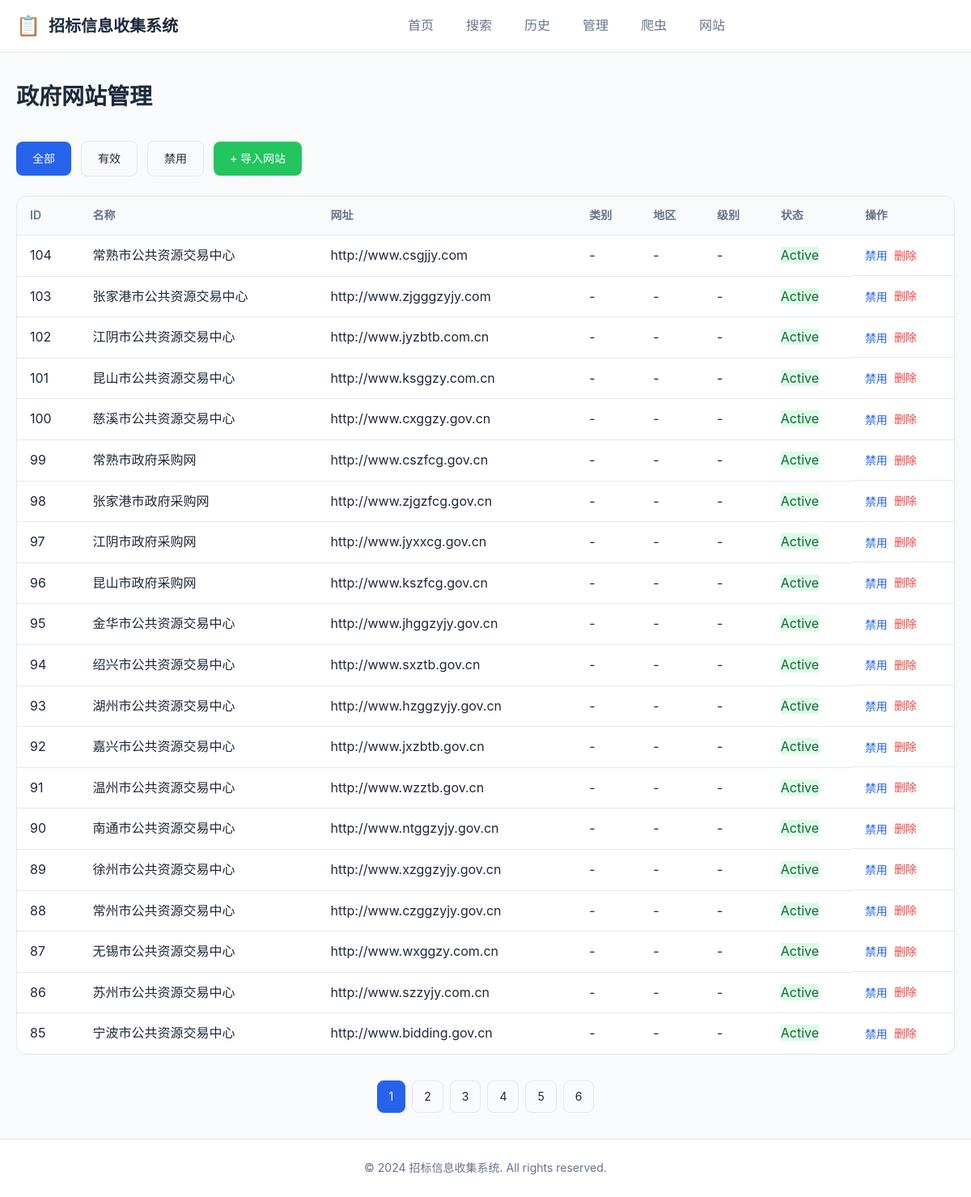
Page /admin/websites on the committed database.
### app/models.py (models this page shows)
class GovernmentWebsite(db.Model):
    id = db.Column(db.Integer, primary_key=True)
    name = db.Column(db.String(200), nullable=False)
    website = db.Column(db.String(500), nullable=False, unique=True)
    category = db.Column(db.String(50), nullable=True)
    region = db.Column(db.String(50), nullable=True)
    level = db.Column(db.String(20), nullable=True)
    description = db.Column(db.Text, nullable=True)
    status = db.Column(db.String(20), default='active')
    total_crawled = db.Column(db.Integer, default=0)
    success_count = db.Column(db.Integer, default=0)
    error_count = db.Column(db.Integer, default=0)
    last_crawl_time = db.Column(db.DateTime, nullable=True)
    created_at = db.Column(db.DateTime, default=datetime.utcnow)
    updated_at = db.Column(db.DateTime, default=datetime.utcnow, onupdate=datetime.utcnow)
    created_by = db.Column(db.Integer, db.ForeignKey('user.id'), nullable=True)

### app/routes/admin.py (the view, shortened to what this page needs)
@bp.route('/websites', methods=['GET', 'POST'])
def manage_websites():
    page = request.args.get('page', 1, type=int)
    per_page = 20
    status = request.args.get('status')
    category = request.args.get('category')
    query = GovernmentWebsite.query
    if status:
        query = query.filter_by(status=status)
    if category:
        query = query.filter_by(category=category)
    pagination = query.order_by(GovernmentWebsite.created_at.desc())\
        .paginate(page=page, per_page=per_page, error_out=False)
    return render_template('admin/websites.html', pagination=pagination, websites=pagination.items)

### app/templates/admin/websites.html (shortened to what this page needs)
{% extends "base.html" %}
{% block content %}
<div class="admin-page">
    <div class="page-header">
        <h1>政府网站管理</h1>
    </div>
    <div class="filter-bar">
        <a href="{{ url_for('admin.manage_websites') }}" class="btn {% if not status %}btn-primary{% else %}btn-secondary{% endif %}">全部</a>
        <a href="{{ url_for('admin.manage_websites', status='active') }}" class="btn {% if status == 'active' %}btn-primary{% else %}btn-secondary{% endif %}">有效</a>
        <a href="{{ url_for('admin.manage_websites', status='inactive') }}" class="btn {% if status == 'inactive' %}btn-primary{% else %}btn-secondary{% endif %}">禁用</a>
        <a href="{{ url_for('admin.upload_websites') }}" class="btn btn-success">+ 导入网站</a>
    </div>
    {% if websites %}
    <div class="data-table">
        <table>
            <thead>
                <tr>
                    <th>ID</th>
                    <th>名称</th>
                    <th>网址</th>
                    <th>类别</th>
                    <th>地区</th>
                    <th>级别</th>
                    <th>状态</th>
                    <th>操作</th>
                </tr>
            </thead>
            <tbody>
                {% for website in websites %}
                <tr>
                    <td>{{ website.id }}</td>
                    <td>{{ website.name }}</td>
                    <td>
                        <a href="{{ website.website }}" target="_blank" rel="noopener noreferrer">
                            {{ website.website[:40] }}{% if website.website|length > 40 %}...{% endif %}
                        </a>
                    </td>
                    <td>{{ website.category or '-' }}</td>
                    <td>{{ website.region or '-' }}</td>
                    <td>{{ website.level or '-' }}</td>
                    <td>
                        <span class="status-badge status-{{ website.status }}">{{ website.status }}</span>
                    </td>
                    <td class="actions">
                        <button type="button" class="btn-link toggle-status" data-id="{{ website.id }}" data-status="{{ website.status }}">
                            {% if website.status == 'active' %}禁用{% else %}启用{% endif %}
                        </button>
                        <form action="{{ url_for('admin.delete_website', website_id=website.id) }}" method="POST" class="inline-form" onsubmit="return confirm('确定要删除吗？');">
                            <button type="submit" class="btn-link text-danger">删除</button>
                        </form>
                    </td>
                </tr>
                {% endfor %}
            </tbody>
        </table>
    </div>
    {% if pagination.pages > 1 %}
    <div class="pagination">
        {% for page in range(1, pagination.pages + 1) %}
        {% if page == pagination.page %}
        <span class="page-link active">{{ page }}</span>
        {% else %}
        <a href="{{ url_for('admin.manage_websites', page=page, status=status, category=category) }}" class="page-link">{{ page }}</a>
        {% endif %}
        {% endfor %}
    </div>
    {% endif %}
    {% else %}
    <div class="empty-state">
        <p>暂无政府网站数据</p>
    </div>
    {% endif %}
</div>
{% endblock %}

### app/static/css/style.css (style rules this page uses)
:root { --primary-color: #2563eb; --primary-hover: #1d4ed8; --secondary-color: #64748b; --success-color: #22c55e; --warning-color: #f59e0b; --danger-color: #ef4444; --bg-color: #f8fafc; --card-bg: #ffffff; --text-primary: #1e293b; --text-secondary: #64748b; --border-color: #e2e8f0; --shadow: 0 1px 3px rgba(0,0,0,0.1); --shadow-lg: 0 4px 6px rgba(0,0,0,0.1); --radius: 8px; --radius-lg: 12px; }
* { margin: 0; padding: 0; box-sizing: border-box; }
body { font-family: -apple-system, BlinkMacSystemFont, 'Segoe UI', Roboto, 'Helvetica Neue', Arial, sans-serif; background-color: var(--bg-color); color: var(--text-primary); line-height: 1.6; min-height: 100vh; display: flex; flex-direction: column; }
.btn { display: inline-flex; align-items: center; justify-content: center; gap: 6px; padding: 10px 20px; font-size: 0.875rem; font-weight: 500; border: none; border-radius: var(--radius); cursor: pointer; text-decoration: none; transition: all 0.2s; }
.btn-primary { background: var(--primary-color); color: white; }
.btn-secondary { background: var(--bg-color); color: var(--text-primary); border: 1px solid var(--border-color); }
.btn-success { background: var(--success-color); color: white; }
.btn-link { background: none; border: none; color: var(--primary-color); cursor: pointer; font-size: 0.875rem; padding: 0; }
.text-danger { color: var(--danger-color); }
.pagination { display: flex; justify-content: center; gap: 8px; margin-top: 32px; }
.page-link { padding: 8px 14px; border: 1px solid var(--border-color); border-radius: var(--radius); text-decoration: none; color: var(--text-primary); font-size: 0.875rem; transition: all 0.2s; }
.page-link.active { background: var(--primary-color); border-color: var(--primary-color); color: white; }
.admin-page .page-header { display: flex; justify-content: space-between; align-items: center; }
.filter-bar { display: flex; flex-wrap: wrap; gap: 8px; align-items: center; margin-bottom: 20px; }
.admin-page .data-table { background: var(--card-bg); border: 1px solid var(--border-color); border-radius: var(--radius-lg); overflow: hidden; }
.admin-page .data-table table { width: 100%; border-collapse: collapse; }
.admin-page .data-table th, .admin-page .data-table td { padding: 12px 16px; text-align: left; border-bottom: 1px solid var(--border-color); }
.admin-page .data-table th { background: var(--bg-color); font-weight: 600; color: var(--text-secondary); font-size: 0.875rem; }
.admin-page .data-table tr:last-child td { border-bottom: none; }
.admin-page .actions { display: flex; gap: 8px; }
.inline-form { display: inline; }
.btn-link { background: none; border: none; color: var(--primary-color); cursor: pointer; font-size: 0.875rem; text-decoration: none; padding: 0; }
.btn-link.text-danger { color: var(--danger-color); }
.status-active { background: #dcfce7; color: #166534; }
.page-header { display: flex; justify-content: space-between; align-items: center; margin-bottom: 32px; }
.page-header h1 { font-size: 1.75rem; }
.admin-page { max-width: 1200px; margin: 0 auto; }
.data-table { overflow-x: auto; }
.data-table table { width: 100%; border-collapse: collapse; }
.data-table th, .data-table td { padding: 12px 16px; text-align: left; border-bottom: 1px solid var(--border-color); }
.data-table th { background: var(--bg-color); font-weight: 600; color: var(--text-secondary); font-size: 0.875rem; }
.data-table td a { color: var(--text-primary); text-decoration: none; }
.actions { display: flex; gap: 12px; }
.filter-bar { display: flex; gap: 12px; margin-bottom: 24px; flex-wrap: wrap; }

### rows in the picture
GovernmentWebsite: id "104", name "常熟市公共资源交易中心", website "http://www.csgjjy.com", category "-", region "-", level "-", status "Active", shows "禁用"
GovernmentWebsite: id "103", name "张家港市公共资源交易中心", website "http://www.zjgggzyjy.com", category "-", region "-", level "-", status "Active", shows "禁用"
GovernmentWebsite: id "102", name "江阴市公共资源交易中心", website "http://www.jyzbtb.com.cn", category "-", region "-", level "-", status "Active", shows "禁用"
GovernmentWebsite: id "101", name "昆山市公共资源交易中心", website "http://www.ksggzy.com.cn", category "-", region "-", level "-", status "Active", shows "禁用"
GovernmentWebsite: id "100", name "慈溪市公共资源交易中心", website "http://www.cxggzy.gov.cn", category "-", region "-", level "-", status "Active", shows "禁用"
GovernmentWebsite: id "99", name "常熟市政府采购网", website "http://www.cszfcg.gov.cn", category "-", region "-", level "-", status "Active", shows "禁用"
GovernmentWebsite: id "98", name "张家港市政府采购网", website "http://www.zjgzfcg.gov.cn", category "-", region "-", level "-", status "Active", shows "禁用"
GovernmentWebsite: id "97", name "江阴市政府采购网", website "http://www.jyxxcg.gov.cn", category "-", region "-", level "-", status "Active", shows "禁用"
GovernmentWebsite: id "96", name "昆山市政府采购网", website "http://www.kszfcg.gov.cn", category "-", region "-", level "-", status "Active", shows "禁用"
GovernmentWebsite: id "95", name "金华市公共资源交易中心", website "http://www.jhggzyjy.gov.cn", category "-", region "-", level "-", status "Active", shows "禁用"
GovernmentWebsite: id "94", name "绍兴市公共资源交易中心", website "http://www.sxztb.gov.cn", category "-", region "-", level "-", status "Active", shows "禁用"
GovernmentWebsite: id "93", name "湖州市公共资源交易中心", website "http://www.hzggzyjy.gov.cn", category "-", region "-", level "-", status "Active", shows "禁用"
GovernmentWebsite: id "92", name "嘉兴市公共资源交易中心", website "http://www.jxzbtb.gov.cn", category "-", region "-", level "-", status "Active", shows "禁用"
GovernmentWebsite: id "91", name "温州市公共资源交易中心", website "http://www.wzztb.gov.cn", category "-", region "-", level "-", status "Active", shows "禁用"
GovernmentWebsite: id "90", name "南通市公共资源交易中心", website "http://www.ntggzyjy.gov.cn", category "-", region "-", level "-", status "Active", shows "禁用"
GovernmentWebsite: id "89", name "徐州市公共资源交易中心", website "http://www.xzggzyjy.gov.cn", category "-", region "-", level "-", status "Active", shows "禁用"
GovernmentWebsite: id "88", name "常州市公共资源交易中心", website "http://www.czggzyjy.gov.cn", category "-", region "-", level "-", status "Active", shows "禁用"
GovernmentWebsite: id "87", name "无锡市公共资源交易中心", website "http://www.wxggzy.com.cn", category "-", region "-", level "-", status "Active", shows "禁用"
GovernmentWebsite: id "86", name "苏州市公共资源交易中心", website "http://www.szzyjy.com.cn", category "-", region "-", level "-", status "Active", shows "禁用"
GovernmentWebsite: id "85", name "宁波市公共资源交易中心", website "http://www.bidding.gov.cn", category "-", region "-", level "-", status "Active", shows "禁用"

### other values in the picture
{{ page }} "1"
{{ page }} "2" "3" "4" "5" "6"
